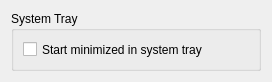
<ui version="4.0" >
 <class>GeneralSettingsWidget</class>
 <widget class="QWidget" name="GeneralSettingsWidget" >
  <property name="geometry" >
   <rect>
    <x>0</x>
    <y>0</y>
    <width>258</width>
    <height>72</height>
   </rect>
  </property>
  <property name="windowTitle" >
   <string>General Settings</string>
  </property>
  <layout class="QVBoxLayout" name="verticalLayout_2" >
   <item>
    <widget class="QGroupBox" name="groupBox" >
     <property name="minimumSize" >
      <size>
       <width>250</width>
       <height>60</height>
      </size>
     </property>
     <property name="title" >
      <string>System Tray</string>
     </property>
     <layout class="QVBoxLayout" name="verticalLayout" >
      <item>
       <widget class="QCheckBox" name="kcfg_startMinimized" >
        <property name="text" >
         <string>Start minimized in system tray</string>
        </property>
       </widget>
      </item>
     </layout>
    </widget>
   </item>
   <item>
    <spacer name="verticalSpacer" >
     <property name="orientation" >
      <enum>Qt::Vertical</enum>
     </property>
     <property name="sizeHint" stdset="0" >
      <size>
       <width>20</width>
       <height>15</height>
      </size>
     </property>
    </spacer>
   </item>
  </layout>
 </widget>
 <resources/>
 <connections/>
</ui>
